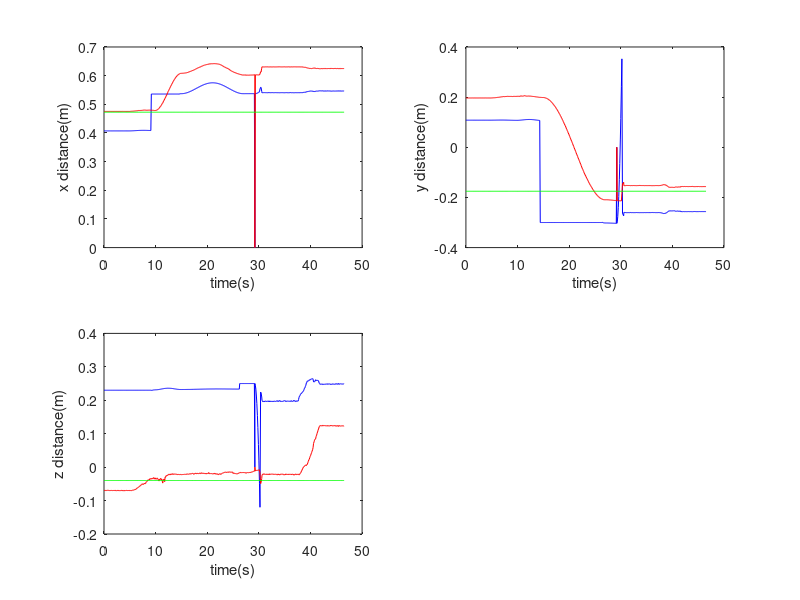

The MATLAB script that drew this image: (Note: this script raises an error after producing the figure.)
load aim_point_2_20180827.txt;
sec = aim_point_2_20180827(:,1);
aim_x = aim_point_2_20180827(:,2);
aim_y = aim_point_2_20180827(:,3);
aim_z = aim_point_2_20180827(:,4);

load arm_end_point_20180827.txt;
arm_x = arm_end_point_20180827(:,2);
arm_y = arm_end_point_20180827(:,3);
arm_z = arm_end_point_20180827(:,4);

box_x=0.4724*exp(sec-sec);
box_y=-0.1754*exp(sec-sec);
box_z=-0.04*exp(sec-sec);
figure(2);
subplot(2,2,1);
plot(sec, arm_x,'-b',sec, aim_x,'-r',sec,box_x,'g');

xlabel('time(s)');
ylabel('x distance(m)');
subplot(2,2,2);
plot(sec, arm_y,'-b',sec, aim_y,'-r',sec,box_y,'g');
xlabel('time(s)');
ylabel('y distance(m)');

subplot(2,2,3);
plot(sec, arm_z,'-b',sec, aim_z,'-r',sec,box_z,'g');
xlabel('time(s)');
ylabel('z distance(m)');
legend('arm','parper','box');

